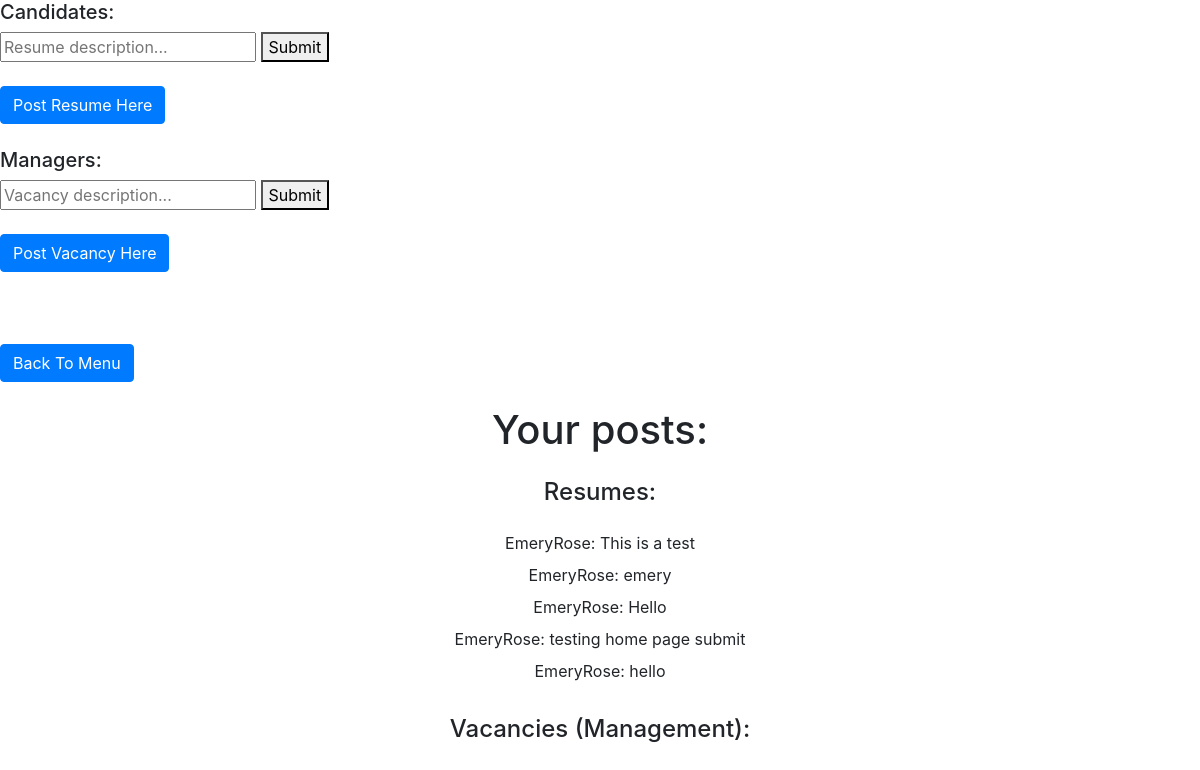
/home/ (signed in), run on an earlier commit of the app's database.
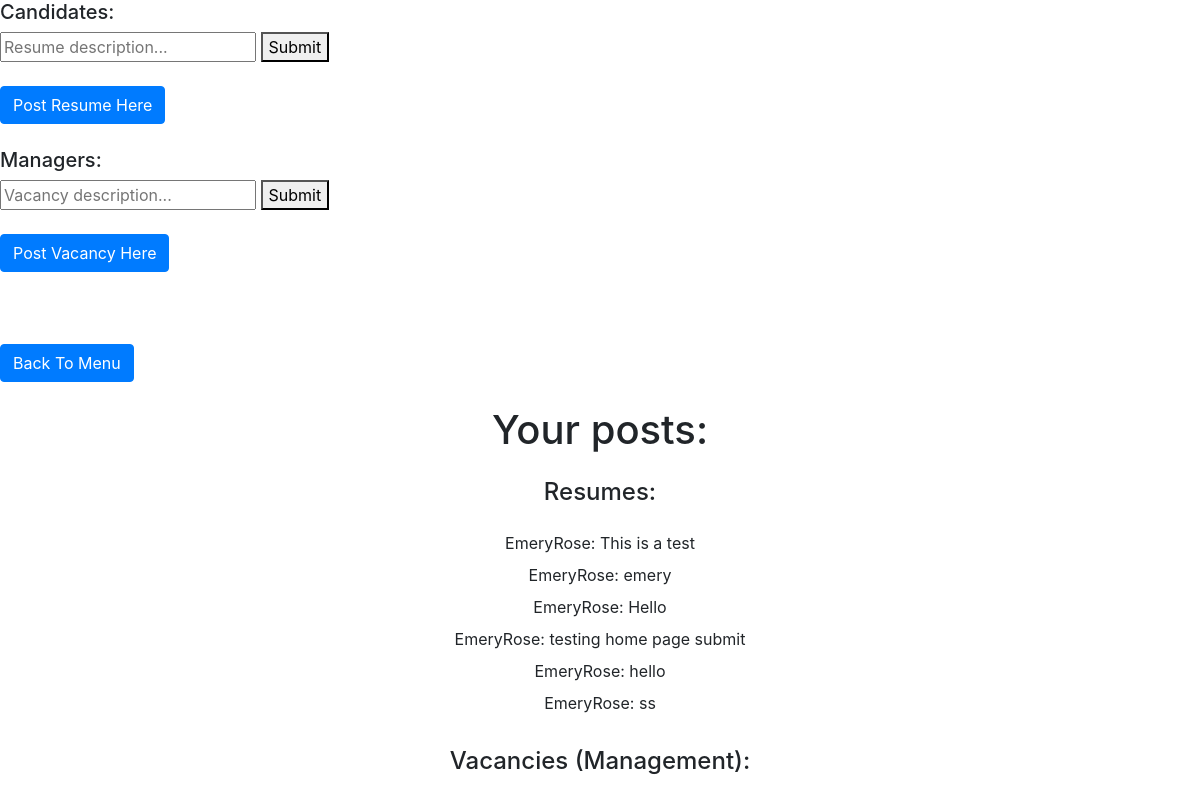
And on a later commit of the database.
### resume/models.py (models this page shows)
class Resume(models.Model):
    description = CharField(max_length=1024)
    author = ForeignKey(settings.AUTH_USER_MODEL, on_delete=models.CASCADE)
    def __str__(self):
        return self.description

### profile_page/views.py (the view)
# urls.py: path('', views.get_profile, name='profile_page'),
def get_profile(request, *args, **kwargs):
    current_author_id = request.user.id
    resume_lst = Resume.objects.filter(author=current_author_id)
    vacancy_lst = Vacancy.objects.filter(author=current_author_id)
    context = {
        "resume_lst": resume_lst,
        "vacancy_lst": vacancy_lst,
    }
    return render(request, "profile_page/profile_page.html", context)

### templates/profile_page/profile_page.html (shortened to what this page needs)
<!DOCTYPE html>
<html>
<head>
    <link rel="stylesheet" href="https://stackpath.bootstrapcdn.com/bootstrap/4.5.0/css/bootstrap.min.css">
</head>
<body>
<h5>Candidates:</h5>
<form action="{% url 'resume_paths:create_resume' %}" method="POST">{% csrf_token %}
    <input type="text" name="resume_description" maxlength="1024" placeholder="Resume description...">
    <button type="submit">Submit</button>
</form>
<br><a class="btn btn-primary" href="/resume/new">Post Resume Here</a>
<br>
<br>
<h5>Managers:</h5>
<form action="{% url 'vacancy_paths:create_vacancy' %}" method="POST">{% csrf_token %}
    <input type="text" name="vacancy_description" maxlength="1024" placeholder="Vacancy description...">
    <button type="submit">Submit</button>
</form>
<br><a class="btn btn-primary" href="/vacancy/new">Post Vacancy Here</a>
<br>
<br>
<br>
<br><a class="btn btn-primary" href="/">Back To Menu</a>
<br><br>
<h1 class="mb-4 text-center">Your posts: </h1>
<h4 class="mb-4 text-center">Resumes:</h4>
{% for resume in resume_lst %}
    <p class="mb-2 text-center">{{ resume.author }}: {{ resume }}</p>
{% endfor %}
<br><h4 class="mb-4 text-center">Vacancies (Management):</h4>
</body>
</html>

What changed in the data, as far as the page shows it:
added Resume: author "EmeryRose", description "ss"
